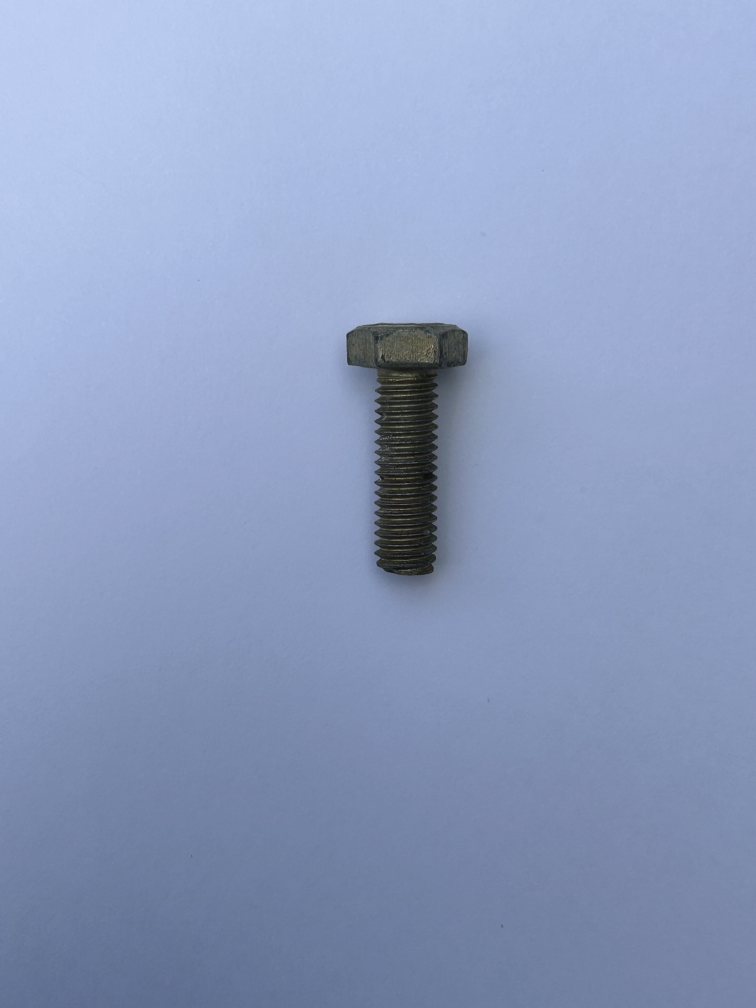
#> input picture dataset_mix/IMG_5926.jpg, 3024 x 4032 px (shown at 1/4 size)
$ python -i features_vision.py   (imports and definitions only)
#> lines starting #> are read from the running program, lines starting #| are printed output that depends on the picture; after the words box and inside, x2 and y2 are one past the last pixel; in counts of white or black regions, pixels touching at a corner belong together
#!/usr/bin/env python3
# -*- coding: utf-8 -*-
from pathlib import Path
import numpy as np
import cv2
from skimage.feature import local_binary_pattern
from PIL import Image
import pillow_heif  # pip install pillow pillow-heif

# --- Config del extractor "de entrenamiento" (el que te funcionó bien) ---
LBP_P, LBP_R = 8, 1
LBP_METHOD = "uniform"
HSV_BINS = (8, 8, 8)  # 512 bins

# [25 lines left out: function _read_image_any, not called in this run]

def _preprocess_mask_training(gray):
    """
    Mismo preprocesado que usamos al armar los clusters:
    equalizeHist -> GaussianBlur -> AdaptiveThreshold (GAUSSIAN) -> BIN_INV
    """
    g = cv2.equalizeHist(gray)
    g = cv2.GaussianBlur(g, (5,5), 0)
    bw = cv2.adaptiveThreshold(
        g, 255,
        cv2.ADAPTIVE_THRESH_GAUSSIAN_C,
        cv2.THRESH_BINARY_INV,
        31, 5
    )
    return bw

# [38 lines left out: functions _hu_from_mask, _lbp_hist, _hsv_hist, extract_features_image_training, not called in this run]

>>> import cv2
>>> picture = cv2.imread('dataset_mix/IMG_5926.jpg', cv2.IMREAD_GRAYSCALE)
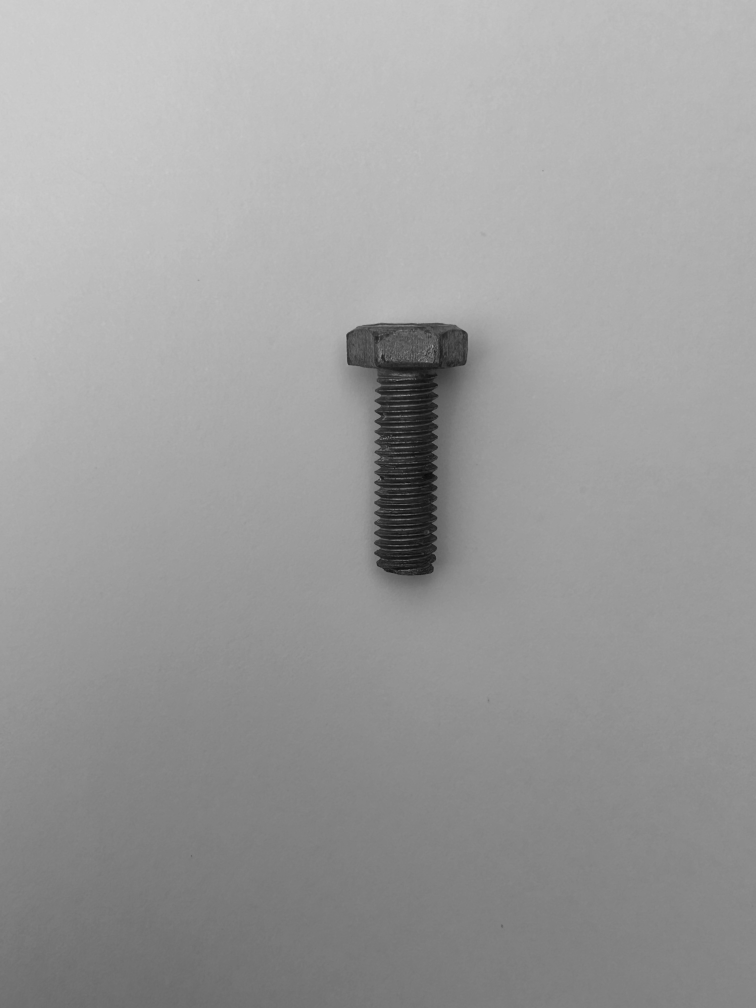
#> picture: shape (4032, 3024) (shown at 1/4 size); min 6, max 207, mean 156.4
>>> result = _preprocess_mask_training(picture)
#> in _preprocess_mask_training, `g = cv2.equalizeHist(gray)`:
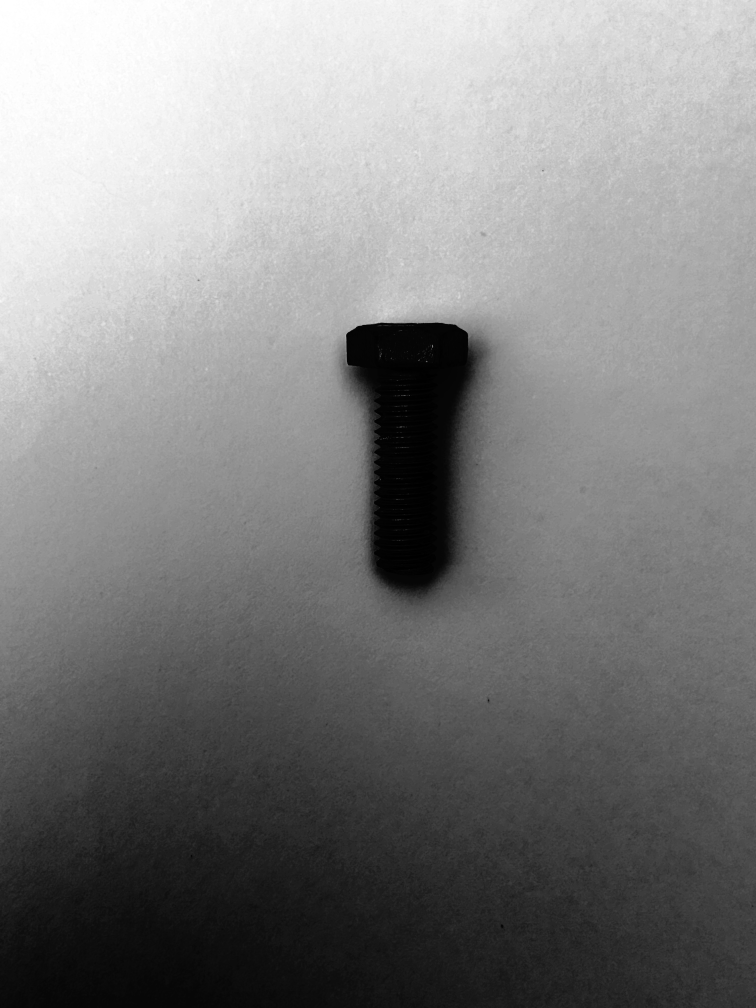
#> g: shape (4032, 3024) (shown at 1/4 size); min 0, max 255, mean 128.9
#> in _preprocess_mask_training, `bw = cv2.adaptiveThreshold( g, 255, cv2.ADAPTIVE_THRESH_GAUSSIAN_C, cv..`:
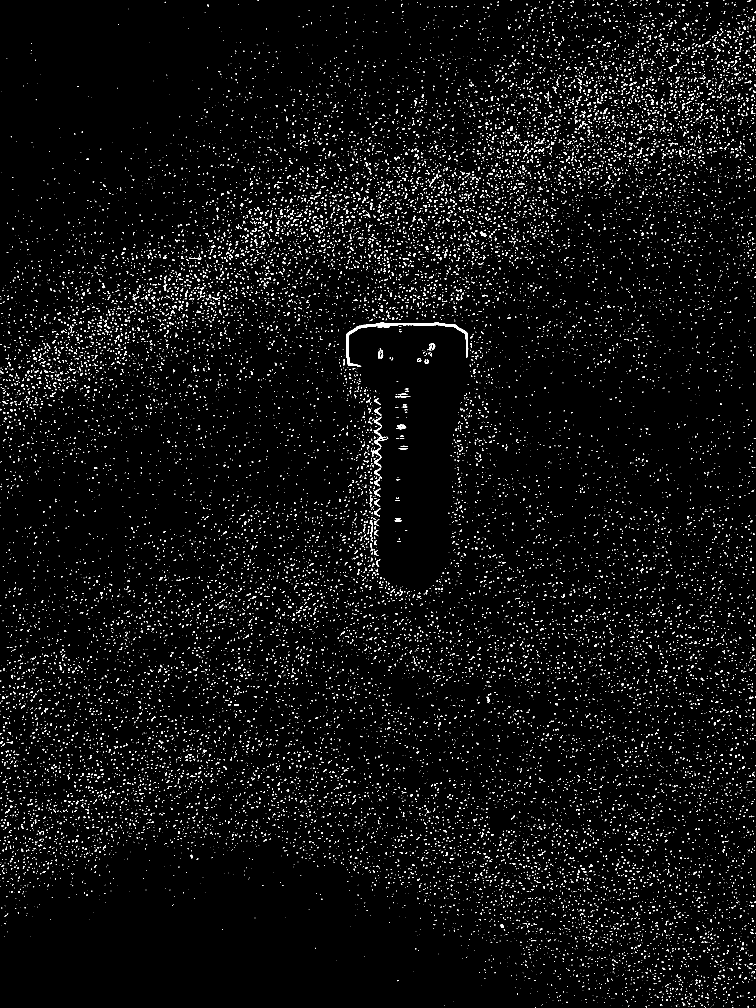
#> bw: shape (4032, 3024) (shown at 1/4 size); 2.4% white; 24563 white regions (20164 under 20 px), largest, box (x1, y1, x2, y2) and area: (1385, 1291, 1873, 1466) 6627, (1495, 1666, 1547, 1790) 1150, (1496, 1791, 1525, 1870) 633

$ run again, on dataset_mix/IMG_5928.jpg
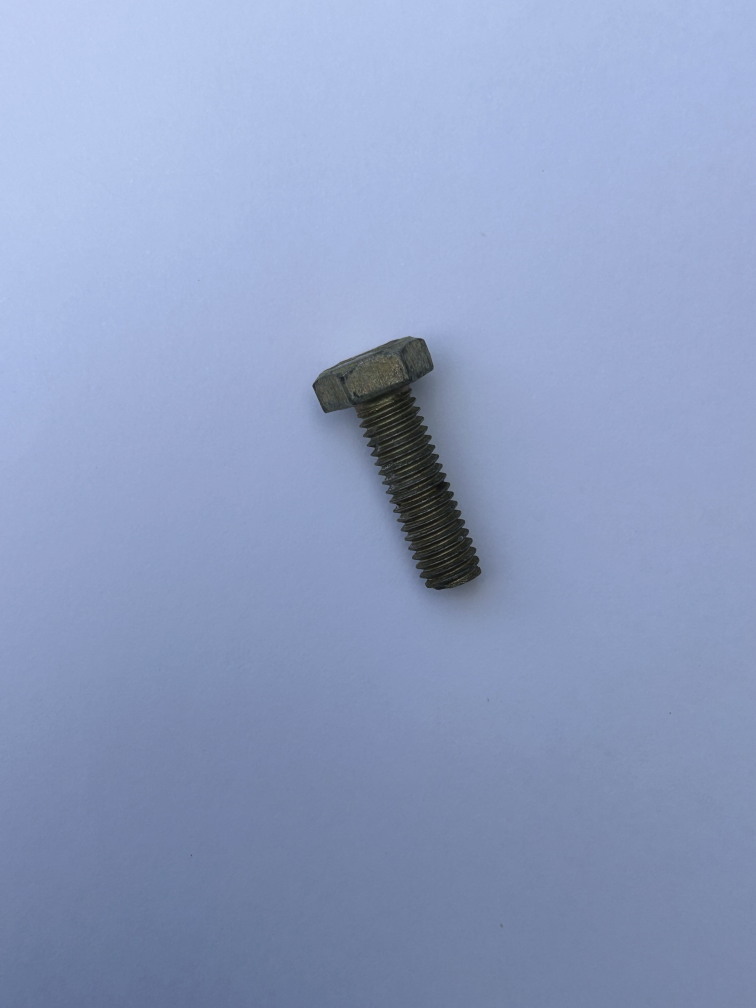
#> input picture dataset_mix/IMG_5928.jpg, 3024 x 4032 px (shown at 1/4 size)
#> in _preprocess_mask_training, `g = cv2.equalizeHist(gray)`:
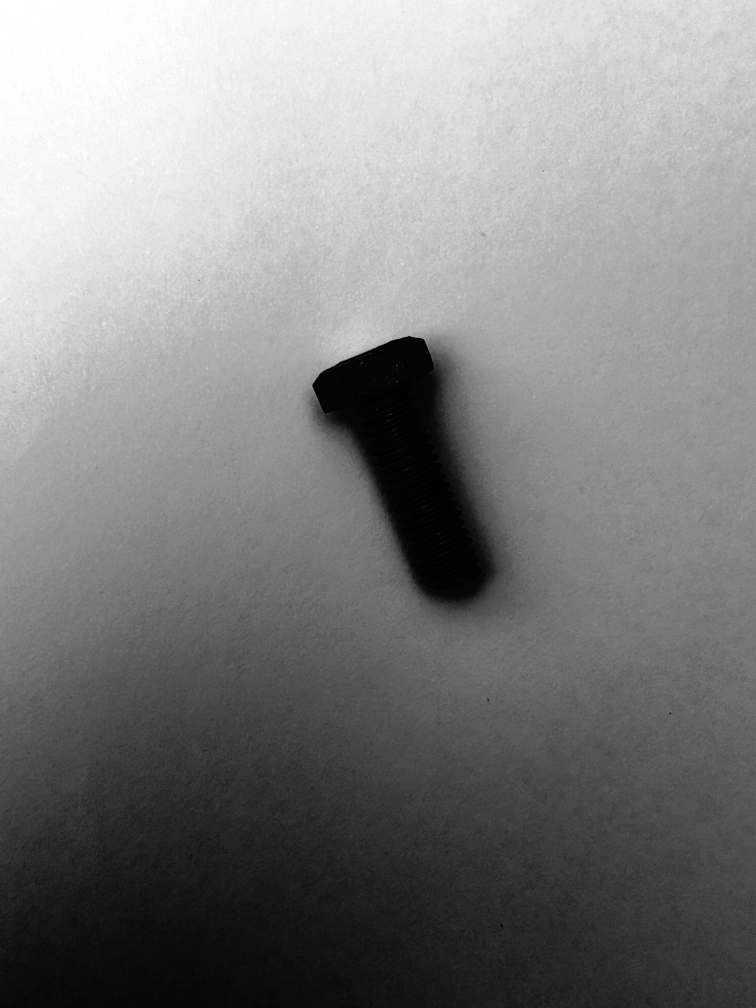
#> g: shape (4032, 3024) (shown at 1/4 size); min 0, max 255, mean 128.9
#> in _preprocess_mask_training, `bw = cv2.adaptiveThreshold( g, 255, cv2.ADAPTIVE_THRESH_GAUSSIAN_C, cv..`:
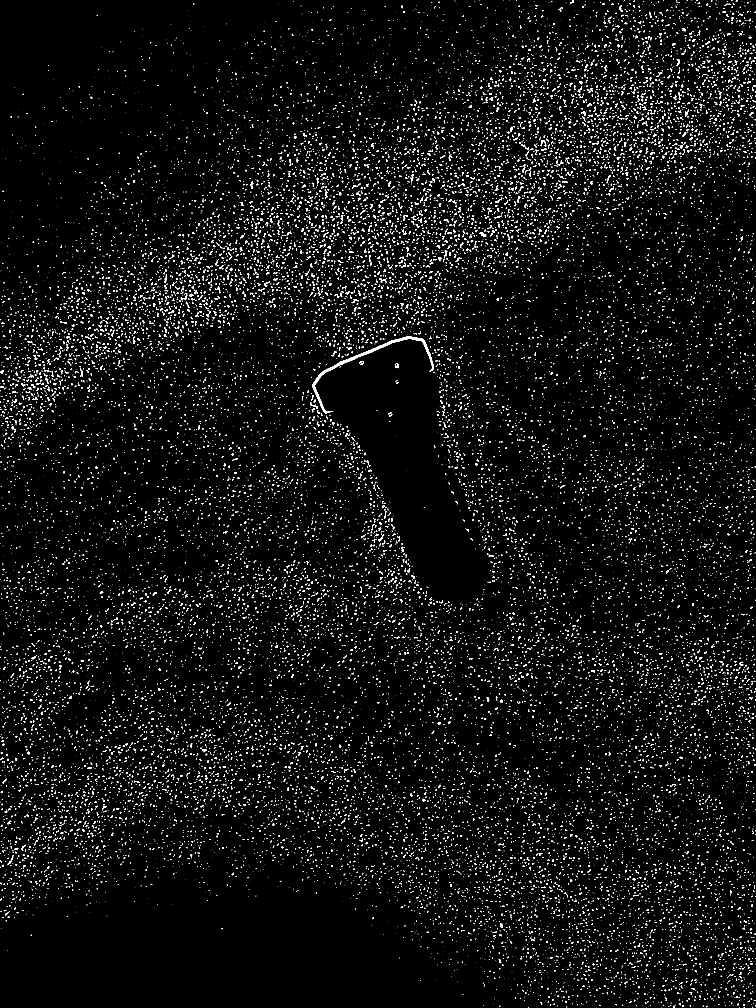
#> bw: shape (4032, 3024) (shown at 1/4 size); 2.6% white; 27672 white regions (22673 under 20 px), largest, box (x1, y1, x2, y2) and area: (1249, 1344, 1735, 1654) 6986, (1918, 929, 1945, 947) 239, (1512, 2138, 1537, 2165) 162
